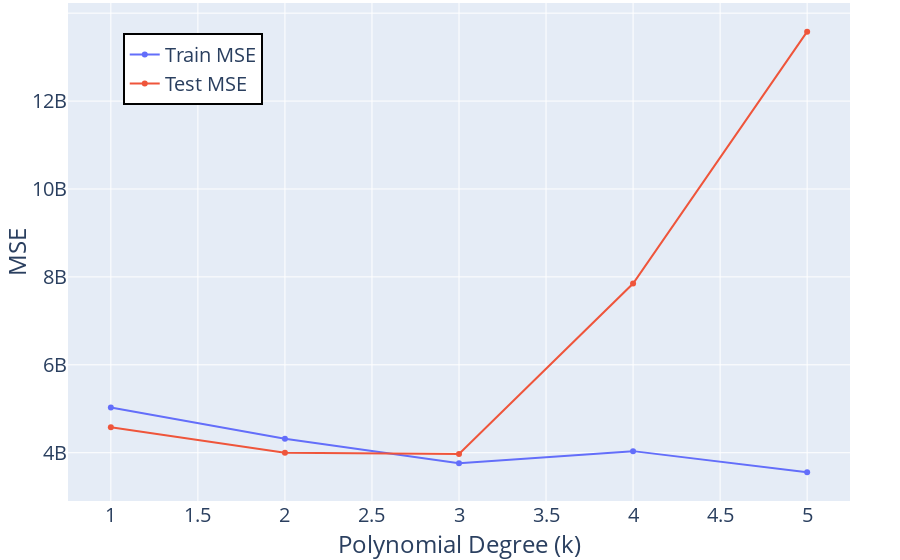

The notebook cell saved with this chart:
### Code cell
# Plot MSEs to find best/optimal model
MSE_experiment_results = pd.DataFrame({
    'k': i_values,
    'Train MSE': train_mses,
    'Test MSE': test_mses
})

# Create the plot
fig = px.line(MSE_experiment_results, x='k', y=MSE_experiment_results.columns[1:], markers=True)

# Update layout
fig.update_layout(
    font_size=20,
    xaxis_title='Polynomial Degree (k)',
    yaxis_title='MSE',
    legend_title='',
    legend=dict(
        x=0.07,
        y=0.94,
        bordercolor='Black',
        borderwidth=2
    ),
    margin=dict(l=50, r=50, b=0, t=1),
    showlegend=True
)

fig.show()

# Find best degree polynomial model and their corresponding MSEs
best_complexity = test_mses.index(min(test_mses)) + 1
best_mse = min(test_mses)


# Determine index of optimal degree - which is really best_complexity - 1
best_degree_index = np.argmin(test_mses)

# Print results
print(f'The best degree polynomial model is: {best_complexity}')
print(f'The smallest mean squared error on the test data is: {best_mse:.2f}')
print(f'The index of best degree model is: {best_degree_index}')

# For the best degree model, save predicted and actual median_house_values by adding to the train and test datasets
train_with_predictions = X1_train.copy()
train_with_predictions.loc[X1_train.index, 'predicted_median_house_value'] = predict_train_all[best_degree_index]
train_with_predictions.loc[X1_train.index, 'actual_median_house_value'] = y1_train

test_with_predictions = X1_test.copy()
test_with_predictions.loc[X1_test.index, 'predicted_median_house_value'] = predict_test_all[best_degree_index]
test_with_predictions.loc[X1_test.index, 'actual_median_house_value'] = y1_test

# Print predicted results on test data
print("Shape of predictions on test data :", predict_test_all[best_degree_index].shape)
print(f'Predicted median house values on test data : {predict_test_all[best_degree_index]}')

# Save datasets with predictions as CSV files
train_with_predictions.to_csv('data/train_with_predictions_for_best_model.csv', index=False)
test_with_predictions.to_csv('data/test_with_predictions_for_best_model.csv', index=False)

### Figure 1 — Plotly figure (JSON) as saved in the notebook; plotly's stock layout.template omitted (floating-point values rounded to 4 significant figures)
{"data": [{"hovertemplate": "variable=Train MSE<br>k=%{x}<br>value=%{y}<extra></extra>", "legendgroup": "Train MSE", "line": {"color": "#636efa", "dash": "solid"}, "marker": {"symbol": "circle"}, "mode": "markers+lines", "name": "Train MSE", "orientation": "v", "showlegend": true, "type": "scatter", "x": [1, 2, 3, 4, 5], "xaxis": "x", "y": [5029000000.0, 4319000000.0, 3759000000.0, 4036000000.0, 3554000000.0], "yaxis": "y"}, {"hovertemplate": "variable=Test MSE<br>k=%{x}<br>value=%{y}<extra></extra>", "legendgroup": "Test MSE", "line": {"color": "#EF553B", "dash": "solid"}, "marker": {"symbol": "circle"}, "mode": "markers+lines", "name": "Test MSE", "orientation": "v", "showlegend": true, "type": "scatter", "x": [1, 2, 3, 4, 5], "xaxis": "x", "y": [4578000000.0, 4002000000.0, 3969000000.0, 7848000000.0, 13580000000.0], "yaxis": "y"}], "layout": {"font": {"size": 20}, "legend": {"bordercolor": "Black", "borderwidth": 2, "title": {"text": ""}, "tracegroupgap": 0, "x": 0.07, "y": 0.94}, "margin": {"b": 0, "l": 50, "r": 50, "t": 1}, "showlegend": true, "xaxis": {"anchor": "y", "domain": [0, 1], "title": {"text": "Polynomial Degree (k)"}}, "yaxis": {"anchor": "x", "domain": [0, 1], "title": {"text": "MSE"}}}}
